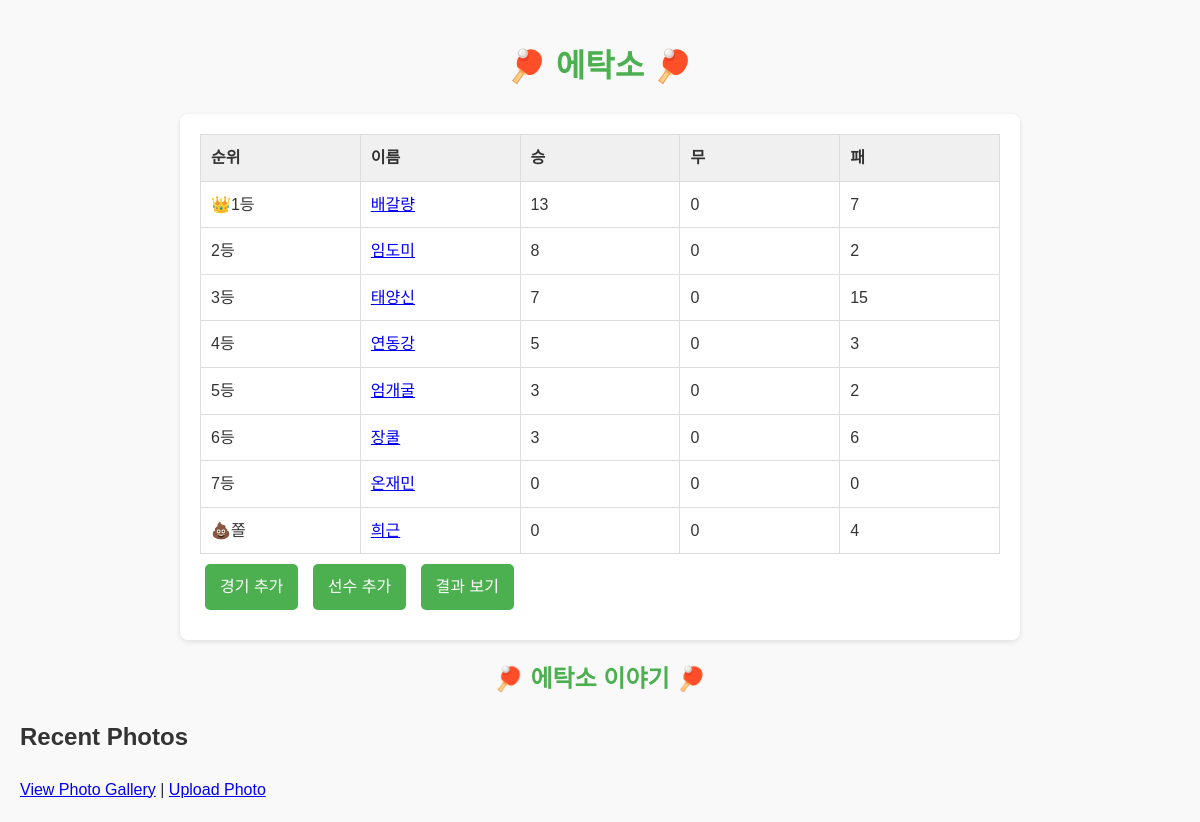
The page / on the database its author committed.
### myapp/models.py (models this page shows, shortened)
class User(models.Model):
    name = models.CharField(max_length=5)
    wins = models.IntegerField(default=0)
    draws = models.IntegerField(default=0)
    losses = models.IntegerField(default=0)

### myapp/views.py (the view)
# urls.py: 2. Add a URL to urlpatterns:  path('', views.home, name='home')
def home(request):
    users = User.objects.all().order_by('-wins', '-draws', 'losses')
    return render(request, 'home.html', {'users':users})

### myapp/templates/home.html (shortened to what this page needs)
{% load static %}
<!DOCTYPE html>
<html lang="en">
  <head>
    <link rel="stylesheet" href="{% static 'home.css' %}" />
  </head>
  <body>
    <header>
      <h1>🏓 에탁소 🏓</h1>
    </header>
    <main>
      <table class="user-list">
        <thead>
          <tr>
            <th>순위</th>
            <th>이름</th>
            <th>승</th>
            <th>무</th>
            <th>패</th>
          </tr>
        </thead>
        <tbody>
          {% for user in users %}
          <tr class="user-entry">
            <td class="rank">
              {% if forloop.last %}💩쫄{% elif forloop.first %}👑1등{% else %}{{ forloop.counter }}등{% endif %}
            </td>
            <td class="user-name"><a href="{% url 'personal' user.id %}">{{ user.name }}</a></td>
            <td class="stats">{{ user.wins }}</td>
            <td class="stats">{{ user.draws }}</td>
            <td class="stats">{{ user.losses }}</td>
          </tr>
          {% endfor %}
        </tbody>
      </table>
      <div class="links">
        <a class="button" href="{% url 'add' %}">경기 추가</a>
        <a class="button" href="{% url 'addplayer' %}">선수 추가</a>
        <a class="button" href="{% url 'resultlist' %}">결과 보기</a>
      </div>
    </main>
    <section>
      <header>
        <h1>🏓 에탁소 이야기 🏓</h1>
      </header>
    <div>
        <h2>Recent Photos</h2>
    </div>
    <a href="/photos">View Photo Gallery</a> | <a href="/upload_photo">Upload Photo</a>
</body>
  </body>
</html>

### myapp/static/home.css (style rules this page uses)
body { font-family: "Arial", sans-serif; background-color: #f9f9f9; color: #333; margin: 0; padding: 20px; line-height: 1.6; }
header h1 { text-align: center; color: #4caf50; animation: shake 0.5s infinite; }
main { max-width: 800px; margin: 20px auto; background: white; border-radius: 8px; box-shadow: 0 2px 5px rgba(0, 0, 0, 0.1); padding: 20px; }
table { width: 100%; border-collapse: collapse; table-layout: fixed; }
th, td { border: 1px solid #ddd; padding: 10px; text-align: left; }
th { background-color: #f0f0f0; }
a.button { display: inline-block; padding: 10px 15px; margin: 10px 5px; background-color: #4caf50; color: white; text-decoration: none; border-radius: 5px; text-align: center; }

### rows shown on the page
User: shows "👑1등", name "배갈량", wins "13", draws "0", losses "7"
User: name "임도미", wins "8", draws "0", losses "2"
User: name "태양신", wins "7", draws "0", losses "15"
User: name "연동강", wins "5", draws "0", losses "3"
User: name "엄개굴", wins "3", draws "0", losses "2"
User: name "장쿨", wins "3", draws "0", losses "6"
User: name "온재민", wins "0", draws "0", losses "0"
User: shows "💩쫄", name "희근", wins "0", draws "0", losses "4"
